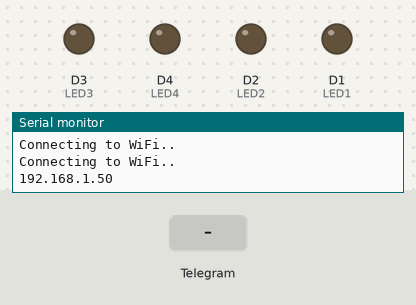
The sketch below on a simulated ESP8266 (NodeMCU). Parts: output pins drawn as LEDs (lit = HIGH), the last lines printed to the serial monitor. The inputs (shaded band) are chosen by the test bench. WiFi joins after 1.5 s; servers stay silent unless stated; the local clock reads 2024-03-15 10:24:30 at power-on unless the sketch sets it.

Above: at 3.2 s.
3.3 s: Telegram message "/off" received
5.1 s: Telegram message "/start" received
7.0 s: Telegram message "/on" received
8.9 s: Telegram message "/led4" received
At 10.9 s:
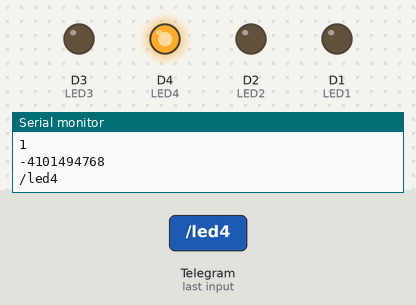
Timing chart, 0 to 12.1 s (numbered marks = the images above; inputs shaded):
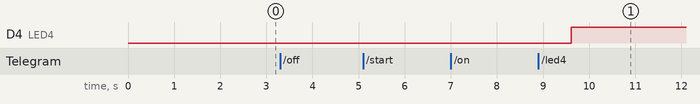

The sketch:

test_4.ino
```cpp
#ifdef ESP32
#include <WiFi.h>
#else
#include <ESP8266WiFi.h>
#endif
#include <WiFiClientSecure.h>
#include <UniversalTelegramBot.h>
#include <ArduinoJson.h>
#include <DHT.h>

// Replace with your network credentials
const char* ssid = "flowerfluffp";
const char* password = "12345678";

// Initialize Telegram BOT
#define BOTtoken "6820133973:AAGlU00Z9tF_QX_BKiW4Z9U9pID3vITegTY"  // your Bot Token (Get from Botfather)
#define DHTPIN D5
#define LED1 D1
#define LED2 D2
#define LED3 D3
#define LED4 D4

#define DHTTYPE DHT11
// Use @myidbot to find out the chat ID of an individual or a group
// Also note that you need to click "start" on a bot before it can
// message you
#define CHAT_ID "-4101494768"

#ifdef ESP8266
X509List cert(TELEGRAM_CERTIFICATE_ROOT);
#endif

WiFiClientSecure client;
UniversalTelegramBot bot(BOTtoken, client);

// Checks for new messages every 1 second.
int botRequestDelay = 1000;
unsigned long lastTimeBotRan;
bool ledState = LOW;

DHT dht(DHTPIN, DHTTYPE);

// Track which user controls which light
String user1ControlledLight = "911502373";
String user2ControlledLight = "1168965898";
String user3ControlledLight = "";
String prevMessage = "";

void handleLEDMessage(String chat_id, String from_name) {
  String welcome = "Pilih LED" + from_name + ":\n";
  Serial.print(prevMessage);
  welcome += prevMessage == "/off" ? "LED akan dimatikan:\n" : "LED akan dinyalakan:\n";
  welcome += "/led1 Pilih LED Auzan \n";
  welcome += "/led2 Pilih LED Galuh \n";
  welcome += "/led3 Pilih LED Abdullah \n";
  welcome += "/led4 Pilih LED Universal \n";
  bot.sendMessage(chat_id, welcome, "");
}

// Handle what happens when you receive new messages
void handleNewMessages(int numNewMessages) {
  Serial.println("handleNewMessages");
  Serial.println(String(numNewMessages));
  for (int i = 0; i < numNewMessages; i++) {
    // Chat id of the requester
    String chat_id = String(bot.messages[i].chat_id);
    Serial.println(chat_id);
    if (chat_id != CHAT_ID) {
      bot.sendMessage(chat_id, "Unauthorized user", "");
      continue;
    }

    // Print the received message
    String text = bot.messages[i].text;
    Serial.println(text);

    String from_name = bot.messages[i].from_name;

    if (text == "/start") {
      String welcome = "Selamat datang, " + from_name + ".\n";
      welcome += "Pencet perintah sesuai kebutuhan dan kemauan.\n\n";
      welcome += "/on LED \n";
      welcome += "/off LED \n";
      welcome += "/show Kepunyaan LED \n";
      welcome += "/dht Status (Suhu dan Kelembapan)";
      bot.sendMessage(chat_id, welcome, "");
    }

    if (text == "/on" || text == "/off") {
      prevMessage = text;
      handleLEDMessage(chat_id, from_name);
    }

    if (text == "/show") {
      String welcome = "Yang Punya LED:   \n\n";
      welcome += "LED1 Auzan\n";
      welcome += "LED2 Galuh\n";
      welcome += "LED3 Abdullah\n";
      welcome += "LED4 univ\n";
      bot.sendMessage(chat_id, welcome, "");
    }

    // LIGHT LED
    if (prevMessage == "/on") {
      String from_id = bot.messages[i].from_id;
      if (text == "/led1") {
        if (from_id == user1ControlledLight) {
          bot.sendMessage(chat_id, "LED 1 Hidup", "");
          digitalWrite(LED1, HIGH);
        } else {
          bot.sendMessage(chat_id, "Error!! LED 1 Tidak Menyala Karena bukan Auzan", "");
        }
      }

      if (text == "/led2") {
        if (from_id == user2ControlledLight) {
          bot.sendMessage(chat_id, "LED 2 Hidup", "");
          digitalWrite(LED2, HIGH);
        } else {
          bot.sendMessage(chat_id, "Error!! LED 2 Tidak Menyala Karena bukan Galuh", "");
        }
      }
      if (text == "/led3") {
        if (from_id == user3ControlledLight) {
          bot.sendMessage(chat_id, "LED 3 Hidup", "");
          digitalWrite(LED3, HIGH);
        } else {
          bot.sendMessage(chat_id, "Error!! LED 3 Tidak Menyala Karena bukan Abdullah", "");
        }
      }
      if (text == "/led4") {
          bot.sendMessage(chat_id, "LED 4 Hidup", "");
          digitalWrite(LED4, HIGH);
        }
      }
    if (prevMessage == "/off") {
      String from_id = bot.messages[i].from_id;
      if (text == "/led1") {
        if (from_id == user1ControlledLight) {
          bot.sendMessage(chat_id, "LED 1 Mati", "");
          digitalWrite(LED1, LOW);
        } else {
          bot.sendMessage(chat_id, "Error!! LED 1 Tidak bisa mati Karena Bukan Auzan", "");
        }
      }

      if (text == "/led2") {
        if (from_id == user2ControlledLight) {
          bot.sendMessage(chat_id, "LED 2 Mati", "");
          digitalWrite(LED2, LOW);
        } else {
          bot.sendMessage(chat_id, "Error!! LED 2 Tidak bisa mati Karena Bukan Galuh", "");
        }
      }

      if (text == "/led3") {
        if (from_id == user3ControlledLight) {
          bot.sendMessage(chat_id, "LED 3 Mati", "");
          digitalWrite(LED3, LOW);
        } else {
          bot.sendMessage(chat_id, "Error!! LED 3 Tidak bisa mati Karena Bukan Abdullah", "");
        }
      }
      if (text == "/led4") {
          bot.sendMessage(chat_id, "LED 3 Mati", "");
          digitalWrite(LED4, LOW);
        }
      }
    if (text == "/dht") {
      float h = dht.readHumidity();
      float t = dht.readTemperature();
      String message = "";
      message += "Suhu : " + String(t) + "°C\n";
      message += "Kelembapan : " + String(h) + " %";
      bot.sendMessage(chat_id, message, "");
    }

  }
}

void setup() {
  Serial.begin(115200);

#ifdef ESP8266
  configTime(0, 0, "pool.ntp.org");  // get UTC time via NTP
  client.setTrustAnchors(&cert);     // Add root certificate for api.telegram.org
#endif

  dht.begin();
  pinMode(LED1, OUTPUT);
  pinMode(LED2, OUTPUT);
  pinMode(LED3, OUTPUT);
  pinMode(LED4, OUTPUT);
  digitalWrite(LED1, ledState);
  digitalWrite(LED2, ledState);
  digitalWrite(LED3, ledState);


  // Connect to Wi-Fi
  WiFi.mode(WIFI_STA);
  WiFi.begin(ssid, password);
#ifdef ESP32
  client.setCACert(TELEGRAM_CERTIFICATE_ROOT);  // Add root certificate for api.telegram.org
#endif
  while (WiFi.status() != WL_CONNECTED) {
    delay(1000);
    Serial.println("Connecting to WiFi..");
  }
  // Print ESP32 Local IP Address
  Serial.println(WiFi.localIP());
}


void loop() {
  if (millis() > lastTimeBotRan + botRequestDelay) {
    int numNewMessages = bot.getUpdates(bot.last_message_received + 1);
    while (numNewMessages) {
      Serial.println("got response");
      handleNewMessages(numNewMessages);
      numNewMessages = bot.getUpdates(bot.last_message_received + 1);
    }
    lastTimeBotRan = millis();
  }
}
```

Measured:
- after the input at 8.9 s, D4 (LED4): LOW → HIGH after 0.71 s
